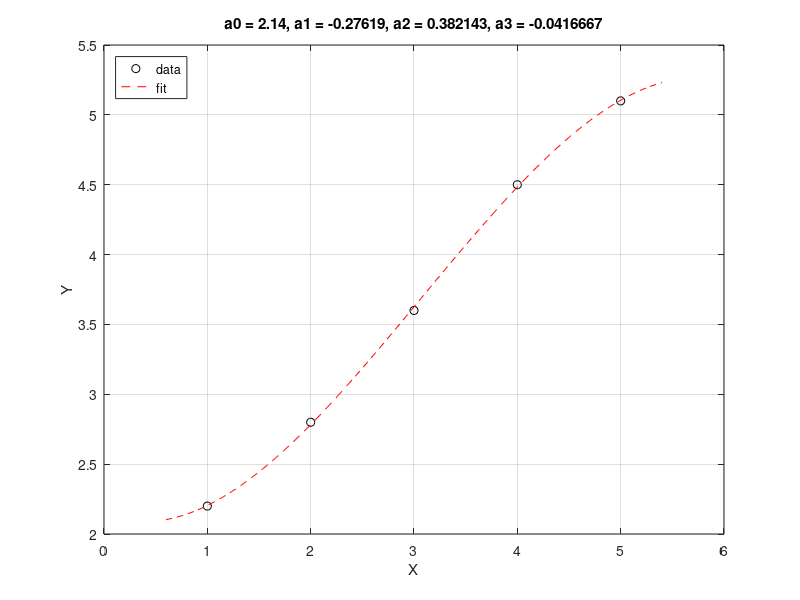

The MATLAB script that drew this image:
clear all; % Clear all variables
clc;       % Clear command window

% Load data from a text file
data = load('random_data.txt');
x = data(:,1); % x values
y = data(:,2); % y values
n = length(x); % Number of data points

% Goal: Fit a cubic polynomial
% f(x) = a0 + a1*x + a2*x^2 + a3*x^3

% Build the design matrix for a cubic polynomial
X = [ones(n,1) x x.^2 x.^3]; % Each row: [1, x, x^2, x^3]

% Solve for the polynomial coefficients
a = X \ y; % a(1) = a0, a(2) = a1, etc.

% Plot the original data
plot(x, y, 'ko'); % Black circles
hold on;

% Generate x values for smooth fitted curve
xi = min(x);
xf = max(x);
width = xf - xi;
x_fit = linspace(xi-0.1*width, xf+0.1*width, 250);

% Plot the fitted cubic polynomial
plot(x_fit, a(1) + a(2)*x_fit + a(3)*x_fit.^2 + a(4)*x_fit.^3, 'r--');
title(sprintf('a0 = %g, a1 = %g, a2 = %g, a3 = %g', a(1), a(2), a(3), a(4)))

hold off;

% Add labels, grid, and legend
xlabel('X');
ylabel('Y');
grid on;
legend('data', 'fit', 'location', 'northwest');
